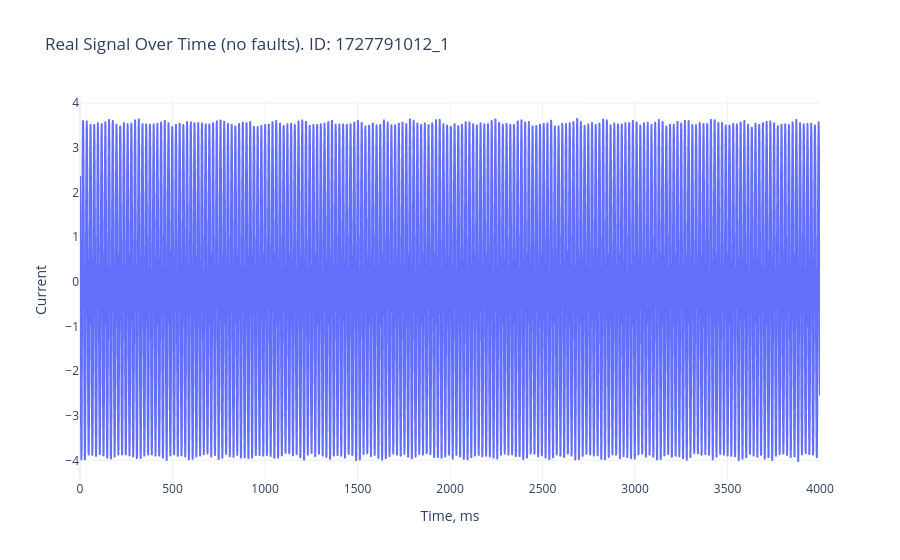

Notebook cell for this chart:
### Code cell
import plotly.express as px

fig = px.line(
    real_df_NF,
    x=real_df_NF.index,
    y='Current',
    title=f'Real Signal Over Time (no faults). ID: {real_measurement_NF}',
    labels={'x': 'Time, ms', 'Current': 'Current'},
    template='plotly_white'
)

fig.update_layout(
    xaxis_title="Time, ms",
    yaxis_title="Current"
)

fig.show()

### Figure 1 — Plotly figure (JSON) as saved in the notebook; plotly's stock layout.template omitted (floating-point values rounded to 4 significant figures; data arrays with more than 128 entries replaced by an {"elided": "..."} marker saying what was removed)
{"data": [{"hovertemplate": "Time=%{x}<br>Current=%{y}<extra></extra>", "legendgroup": "", "line": {"color": "#636efa", "dash": "solid"}, "marker": {"symbol": "circle"}, "mode": "lines", "name": "", "showlegend": false, "type": "scattergl", "x": {"elided": "16384 float values"}, "xaxis": "x", "y": {"elided": "16384 float values"}, "yaxis": "y"}], "layout": {"legend": {"tracegroupgap": 0}, "title": {"text": "Real Signal Over Time (no faults). ID: 1727791012_1"}, "xaxis": {"anchor": "y", "domain": [0, 1], "title": {"text": "Time, ms"}}, "yaxis": {"anchor": "x", "domain": [0, 1], "title": {"text": "Current"}}}}
